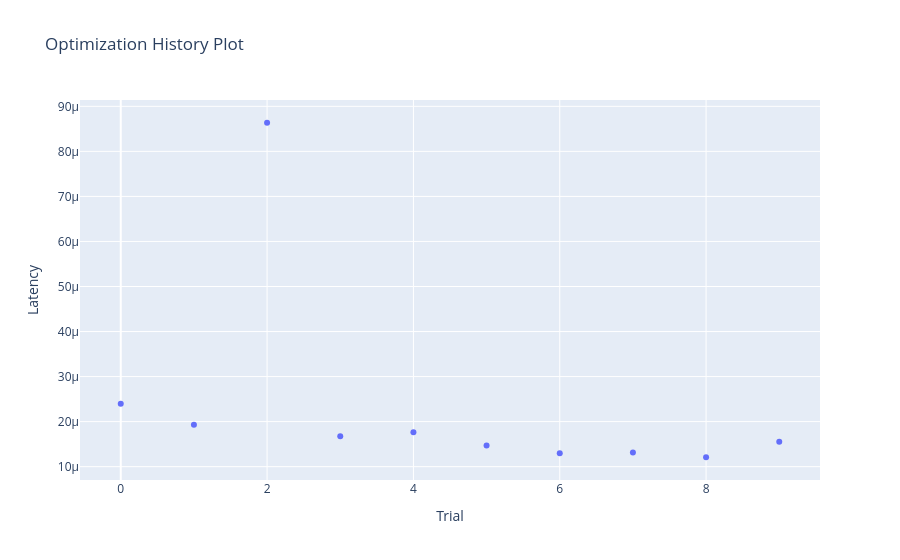

The notebook cell this image was saved under:
### Markdown cell above
## Step 7.5a: Optimization History (Best Latency)

### Code cell
import plotly.graph_objects as go

fig = optuna.visualization.plot_optimization_history(study, target=lambda t: t.values[0], target_name="Latency")
fig = go.Figure(fig)
fig.update_layout(width=None, height=None, autosize=True)
fig.write_html(f"{output_folder}/xgb_hpo_optimization_history_best_latency.html", full_html=True)
fig.write_image(f"{output_folder}/xgb_hpo_optimization_history_best_latency.pdf", width=1920, height=1080)
fig.show()

### Figure 1 — Plotly figure (JSON) as saved in the notebook; plotly's stock layout.template omitted (floating-point values rounded to 4 significant figures)
{"data": [{"mode": "markers", "name": "Latency", "type": "scatter", "x": [0, 1, 2, 3, 4, 5, 6, 7, 8, 9], "y": [2.398e-05, 1.933e-05, 8.635e-05, 1.673e-05, 1.762e-05, 1.469e-05, 1.298e-05, 1.315e-05, 1.209e-05, 1.553e-05]}, {"marker": {"color": "#cccccc"}, "mode": "markers", "name": "Infeasible Trial", "showlegend": false, "type": "scatter", "x": [], "y": []}], "layout": {"autosize": true, "title": {"text": "Optimization History Plot"}, "xaxis": {"title": {"text": "Trial"}}, "yaxis": {"title": {"text": "Latency"}}}}
